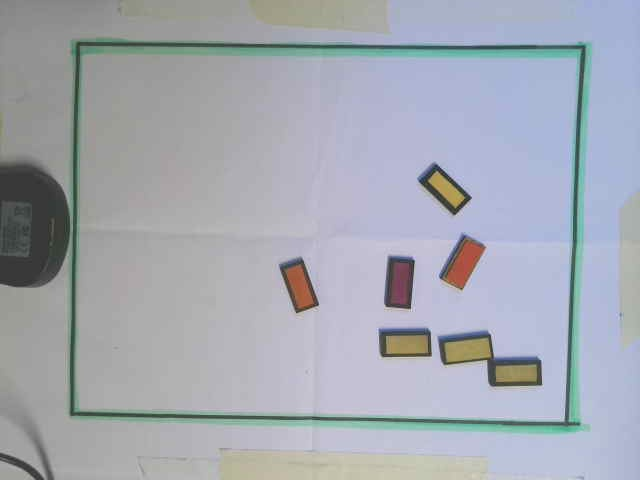
#> input picture Image_Processing_Improvements/captured_image.jpg, 640 x 480 px, given in place of the camera
$ python Picam_06.py
#> lines starting #> are read from the running program, lines starting #| are printed output that depends on the picture; after the words box and inside, x2 and y2 are one past the last pixel; in counts of white or black regions, pixels touching at a corner belong together
import numpy as np
import cv2
from collections import deque, Counter


# This will be the same as PICAM 02 but adapted to count the most recent colour and total tokens in time along a time bar
# This is for the clock! FOR RPI CAMERA --> PICAM 06 WILL BE FOR WEBCAM

class ColorDetectionWithROI:
    def __init__(self, smoothing_window_size=5,transition_window_size=10,stability_threshold = 5, webcam_index=10):

        self.webcam = cv2.VideoCapture(webcam_index)


        # Define HSV range for green color (adjust if needed)
        self.green_range = ((40, 50, 10), (80, 255, 255))  # HSV range for green

        # Define color ranges for contour detection
        self.color_ranges = {
            "orange": ((0, 50, 50), (10, 255, 255)),
            "yellow": ((15, 50, 50), (40, 255, 255)),
            "magenta": ((140, 50, 50), (170, 255, 255)),
            "teal": ((85, 50, 50), (100, 255, 255))
        }

        self.kernel = np.ones((5, 5), "uint8")
        self.smoothing_window_size = smoothing_window_size
        self.object_counts = {color: deque(maxlen=smoothing_window_size) for color in self.color_ranges}

        self.smaller_y_over_time = deque(maxlen=transition_window_size)
        self.max_colour_over_time = deque(maxlen=transition_window_size)

        self.last_player_colour = None
        self.last_smaller_y = None

        self.stability_threshold = stability_threshold
        self.stability_colour_time = deque(maxlen=self.stability_threshold)
        self.stability_small_y_time = deque(maxlen=self.stability_threshold)

    def capture_frame(self):
        """Capture a frame from the Picamera2 and return it."""
        ret, frame = self.webcam.read()
#> frame is the input picture: shape (480, 640, 3); mean B, G, R 178.1, 168.9, 164.4
#> in process_frame, `hsv_frame = cv2.cvtColor(image_frame, cv2.COLOR_BGR2HSV)`: hsv_frame: shape (480, 640, 3); mean H, S, V 78.4, 26.8, 181.4
        if not ret:
            print("Failed to grab frame")
            return None
        return frame


    def detect_green_roi(self, hsv_frame):
        """Detect the green ROI in the frame."""
        mask = cv2.inRange(hsv_frame, *self.green_range)
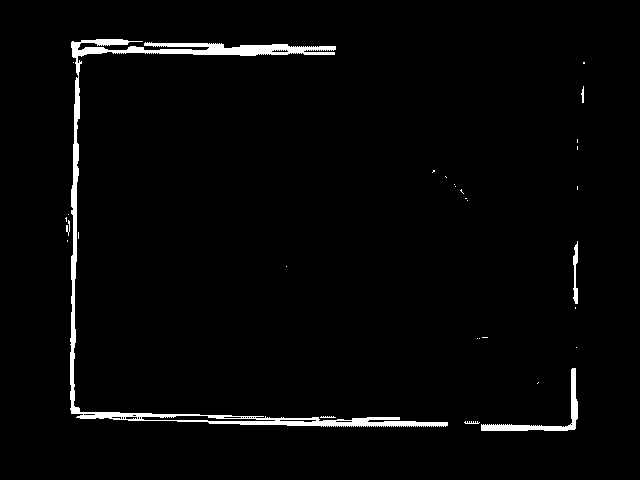
#> mask: shape (480, 640); 2.4% white; 30 white regions (23 under 20 px), largest, box (x1, y1, x2, y2) and area: (70, 39, 448, 427) 6238, (481, 368, 578, 431) 846, (573, 241, 578, 304) 195
        mask = cv2.dilate(mask, self.kernel)
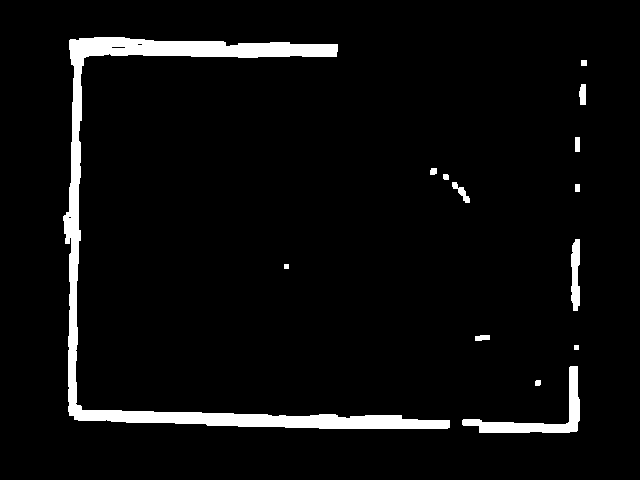
#> mask: shape (480, 640); 4.8% white; 14 white regions

        contours, _ = cv2.findContours(mask, cv2.RETR_TREE, cv2.CHAIN_APPROX_SIMPLE)
#> contours = 17 contours, 4 with area under 20; largest, box (x1, y1, x2, y2) and area: (63, 37, 450, 429) 11017, (462, 366, 580, 433) 1486, (571, 239, 580, 311) 451, (452, 182, 470, 203) 107, (579, 84, 586, 105) 104
        for contour in contours:
            area = cv2.contourArea(contour)
            if area > 3000:  # Threshold for green area size
                x, y, w, h = cv2.bouqqndingRect(contour)
                return (x, y, w, h)  # Return the bounding box of the largest green area
#> this loop made 14 passes
#> area on passes 1, 2, 4, 6, 8, 9, 10, 12, 14: 24, 1485.5, 58, 451, 107, 24, 33, 103.5, 11017
#> (contour, area) on passes 7, 11, 13: ([[575, 184], [575, 191], [579, 191], [579, 184]], 28), ([[575, 137], [575, 151], [579, 151], [579, 137]], 56), ([[581, 60], [581, 65], [586, 65], [586, 60]], 25)
        return None  # No ROI detected

    def process_frame(self):
        # Capture the current frame and convert to HSV
        image_frame = self.capture_frame()
        hsv_frame = cv2.cvtColor(image_frame, cv2.COLOR_BGR2HSV)

        # Detect green ROI
        roi = self.detect_green_roi(hsv_frame)
        masks = {}

        # If a green ROI is detected, process colors within the ROI
        if roi:
            x, y, w, h = roi
            roi_hsv = hsv_frame[y:y+h, x:x+w]  # Crop HSV frame to ROI

            # Generate masks for the defined colors within the ROI
            for color, (lower, upper) in self.color_ranges.items():
                mask = cv2.inRange(roi_hsv, lower, upper)
                mask = cv2.dilate(mask, self.kernel)
                masks[color] = mask

            return image_frame, masks, roi
        else:
            return image_frame, {}, None

    # [120 lines left out: functions detect_and_draw_contours, find_contours_with_y_and_color, draw_max_y_contour, display_time_of_day, draw_roi_box, draw_y_axis_arrow, not called in this run]

    def all_values_same(self,deque_obj):
        return len(set(deque_obj)) == 1

    # [63 lines left out: functions stability_of_colour_and_time, weighted_smoothing, get_smoothed_color_time, get_color_for_display, not called in this run]

    def show_result(self, image_frame):
        """Display the processed frame."""
        cv2.imshow("Color Detection with ROI", image_frame)


    def run(self):
        try:
            while True:
                image_frame, masks, roi = self.process_frame()
                image_frame = self.detect_and_draw_contours(image_frame, masks, roi)
                self.show_result(image_frame)

                if cv2.waitKey(10) & 0xFF == ord('q'):
                    break
        finally:
            self.cleanup()

    def cleanup(self):
        # Release the webcam and close all OpenCV windows
        self.webcam.release()
        cv2.destroyAllWindows()


# Run the program
if __name__ == "__main__":
    color_detection = ColorDetectionWithROI(smoothing_window_size=10,transition_window_size=10,stability_threshold=10)
#> (the run stopped early here; a loop or call above may not have finished)
